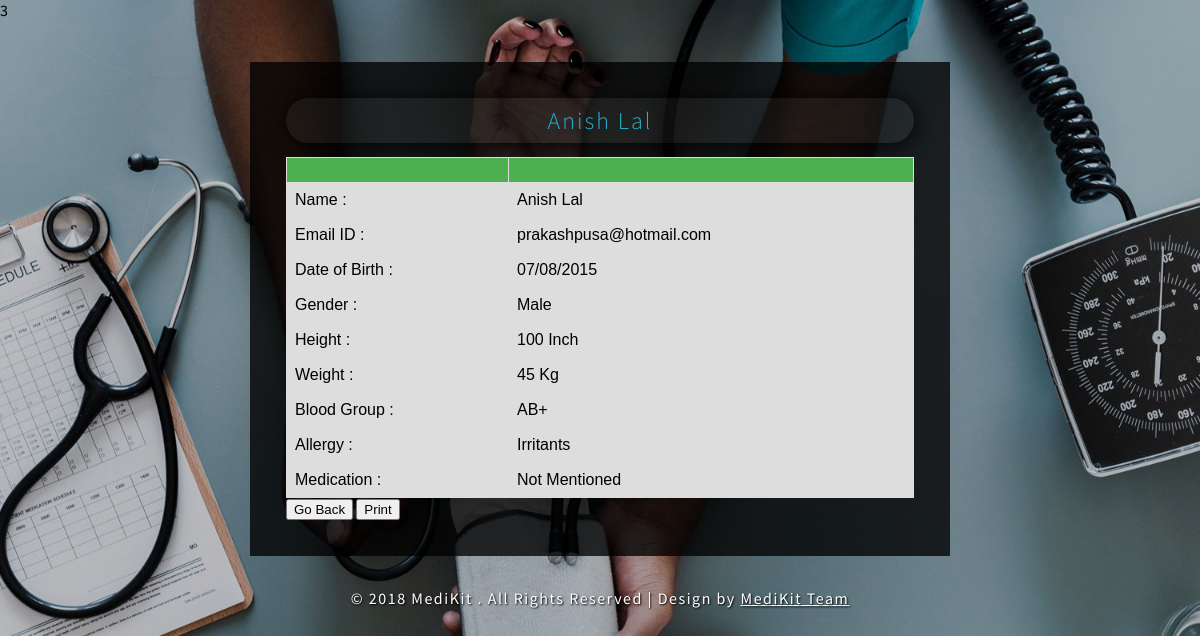
The app's page /viewDetails.php?id=3 with its own data.
### tables this page shows
CREATE TABLE `tblchild` (
  `childid` int(10) NOT NULL,
  `userid` int(10) DEFAULT NULL,
  `f_name` varchar(50) NOT NULL,
  `l_name` varchar(50) NOT NULL,
  `email` varchar(50) NOT NULL,
  `dob` varchar(30) NOT NULL,
  `gender` varchar(20) NOT NULL,
  `height` varchar(20) NOT NULL,
  `weight` varchar(20) NOT NULL,
  `bloodgrp` varchar(20) NOT NULL,
  `allergy` varchar(50) NOT NULL,
  `addr` varchar(200) NOT NULL,
  `pfname` varchar(50) NOT NULL,
  `plname` varchar(50) NOT NULL,
  `relation` varchar(30) NOT NULL,
  `mobile` bigint(10) NOT NULL,
  `medication` varchar(100) NOT NULL
);

### viewDetails.php (the view, shortened to what this page needs)
<?php
		$userid=$_GET['id'];
?>
<!DOCTYPE HTML>
<html>
<head>
	<link rel="stylesheet" href="cssChild/jquery-ui.css" />
	<link href="cssChild/style.css" rel='stylesheet' type='text/css' />
</head>
    <body>
	<div class="register-form-w3layouts">
	<?php
        require "dbconnection.php";
		$tblname = "tblchild";
		$sql = "SELECT * FROM $tblname WHERE userid = $userid";
		$result = $conn->query($sql);
		if ($result->num_rows > 0) {
		while($row = $result->fetch_assoc()) {
			$fname = $row['f_name'];
			$lname = $row['l_name'];
			$dispname = $fname ." ".$lname;
		}
		}
		else{
			$dispname ="No Details Filled by User";
		}
	?>
        <h3 class="sub-heading-agileits"><?php echo $dispname; ?> </h3>
		<div class="agileits_reservation">
					<form action="booking_chk.php" method="post">
					<table><tr><th>		 </th><th>		 </th></tr>
                    <?php
                    $tblname = "tblchild";
					$sql = "SELECT * FROM $tblname WHERE userid = $userid";
					$result = $conn->query($sql);
					if ($result->num_rows > 0) {
					while($row = $result->fetch_assoc()) {
						$fname = $row['f_name'];
						$lname = $row['l_name'];
						$email =$row['email'];
						$dob = $row['dob'];
						$gender =$row['gender'];
						$height = $row['height'];
						$weight = $row['weight'];
						$bloodgrp = $row['bloodgrp'];
						$allergy =$row['allergy'];
						$medication = $row['medication'];
					?>
					<tr> <td>Name :</td><td>  <?php echo $fname ." ".$lname; ?> </td></tr>
					<tr> <td>Email ID :</td><td>  <?php echo $email; ?> </td></tr>
					<tr> <td>Date of Birth :</td><td>  <?php echo $dob;  ?> </td></tr>
					<tr> <td>Gender :</td><td>  <?php echo $gender; ?> </td></tr>
					<tr> <td>Height :</td><td>  <?php echo $height." Inch"; ?> </td></tr>
					<tr> <td>Weight :</td><td>  <?php echo $weight. " Kg"; ?> </td></tr>
					<tr> <td>Blood Group :</td><td>  <?php echo $bloodgrp; ?> </td></tr>
					<tr> <td>Allergy :</td><td>  <?php echo $allergy; ?> </td></tr>
					<tr> <td>Medication :</td><td>  <?php echo $medication; ?> </td></tr>
				<?php } ?>
			<?php }else {?>
			</span>
			<?php } ?>
				</table>
                    <a href="doctorPage.php?value=0"> <input type="button" value="Go Back"></a>
			         <input type="button" value="Print" onclick="myFunction()">
					</form>
				</div>
	</div>
	<div class="copyright">
		<p>&copy; 2018 MediKit  . All Rights Reserved | Design by
			<a href="http://w3layouts.com/" target="_blank">MediKit Team</a>
		</p>
	</div>
</body>
</html>

### cssChild/style.css (style rules this page uses)
html, body, div, span, applet, object, iframe, h1, h2, h3, h4, h5, h6, p, blockquote, pre, a, abbr, acronym, address, big, cite, code, del, dfn, em, img, ins, kbd, q, s, samp, small, strike, strong, sub, sup, tt, var, b, u, i, dl, dt, dd, ol, nav ul, nav li, fieldset, form, label, legend, table, caption, tbody, tfoot, thead, tr, th, td, article, aside, canvas, details, embed, figure, figcaption, footer, header, hgroup, menu, nav, output, ruby, section, summary, time, mark, audio, video { margin: 0; padding: 0; border: 0; font-size: 100%; font: inherit; vertical-align: baseline; }
table { border-collapse: collapse; border-spacing: 0; }
a { text-decoration: none; }
body { font-family: 'Source Sans Pro', sans-serif; font-size: 100%; background: url(../images/banner.jpg)no-repeat center top; background-size: cover; -webkit-background-size: cover; -moz-background-size: cover; -o-background-size: cover; background-position: center; }
.register-form-w3layouts { box-sizing: border-box; padding: 3vw; background: rgba(0, 0, 0, 0.78); max-width: 700px; margin: 0 auto; }
h2.sub-heading-agileits, h3.sub-heading-agileits { text-align: center; font-size: 24px; color: #23b4cc; text-transform: capitalize; margin-bottom: 14px; padding: 0.4vw; padding: 7px; font-weight: 300; letter-spacing: 2px; background: rgba(255, 255, 255, 0.05); border-radius: 50px; box-shadow: 2px 2px 20px rgba(0, 0, 0, 0.86); font-family: 'Source Sans Pro', sans-serif; }
.copyright { margin: 2em 1em; text-align: center; }
.copyright p { color: #fff; font-size: 16px; letter-spacing: 1.5px; text-shadow: 1px 1px 2px #000; font-weight: 400; }
.copyright p a { color: #ffffff; text-decoration: underline; }

### viewDetails.php (style rules this page uses)
table { font-family: "Trebuchet MS", Arial, Helvetica, sans-serif; border-collapse: collapse; width: 100%; }
td,th { border: 1px solid #ddd; padding: 8px; }
tr { background-color: #ddd; }
th { padding-top: 12px; padding-bottom: 12px; text-align: left; background-color: #4CAF50; color: white; }

### records on screen
tblchild: dispname "Anish Lal", f_name "Anish", l_name "Lal", email "prakashpusa@hotmail.com", dob "07/08/2015", gender "Male", height "100", weight "45", bloodgrp "AB+", allergy "Irritants", medication "Not Mentioned"
